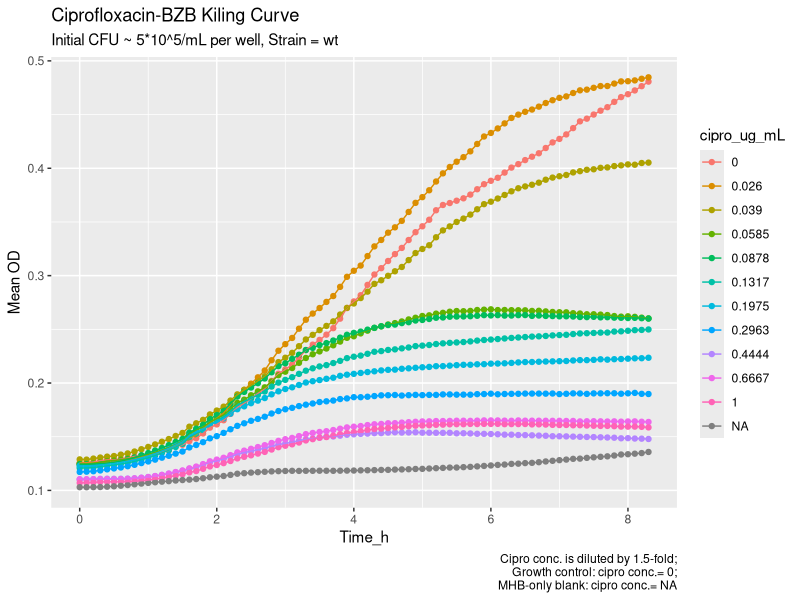
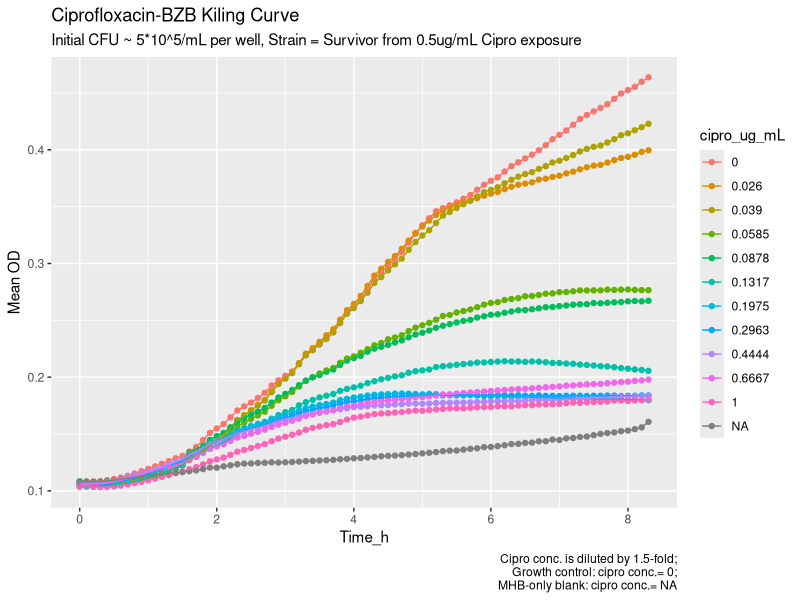
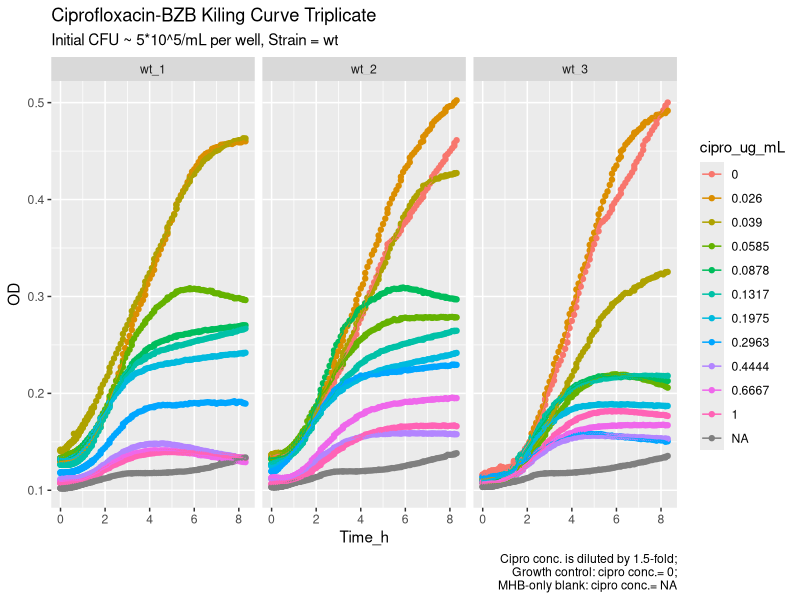
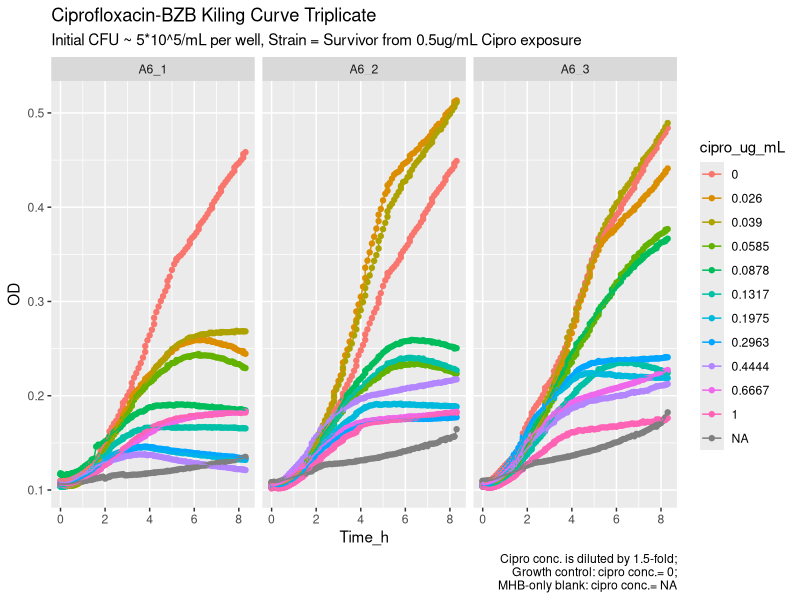
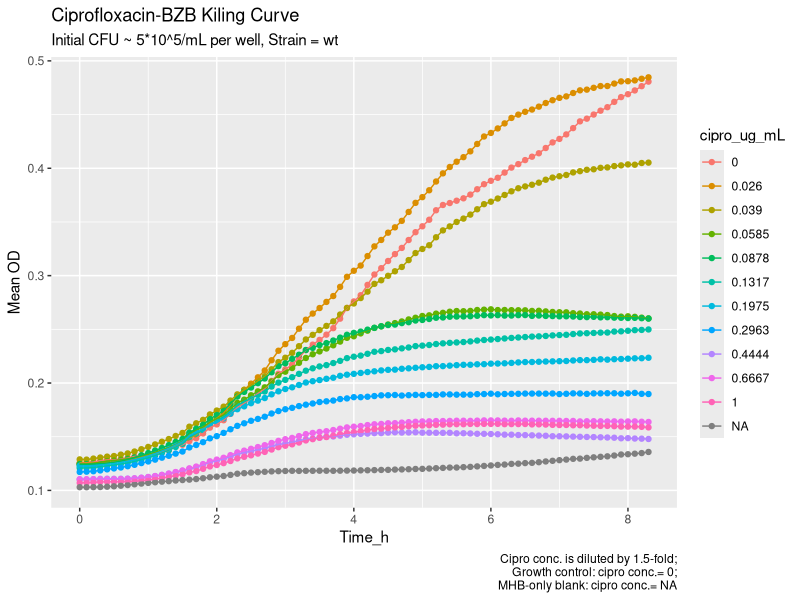
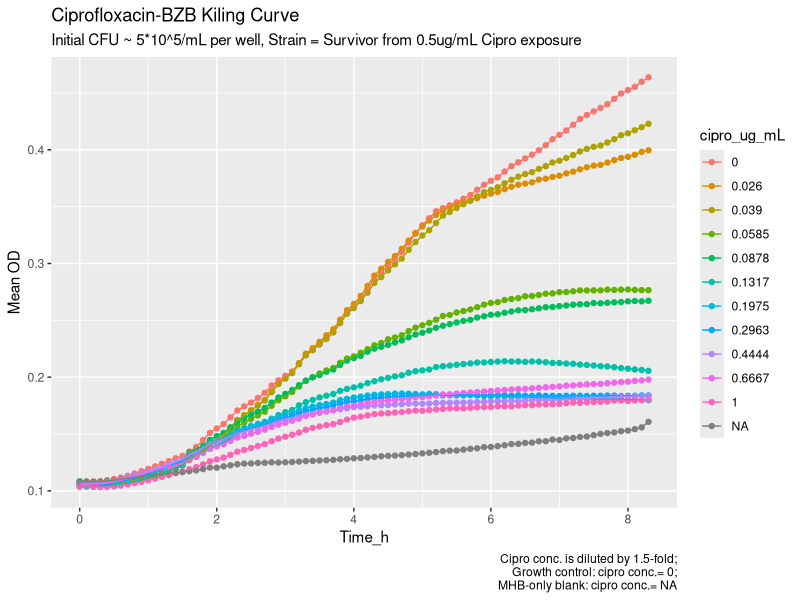
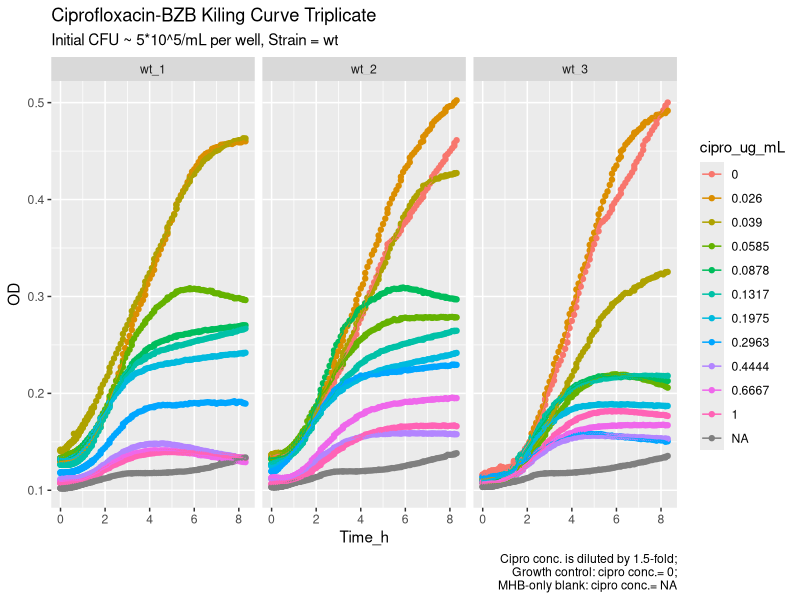
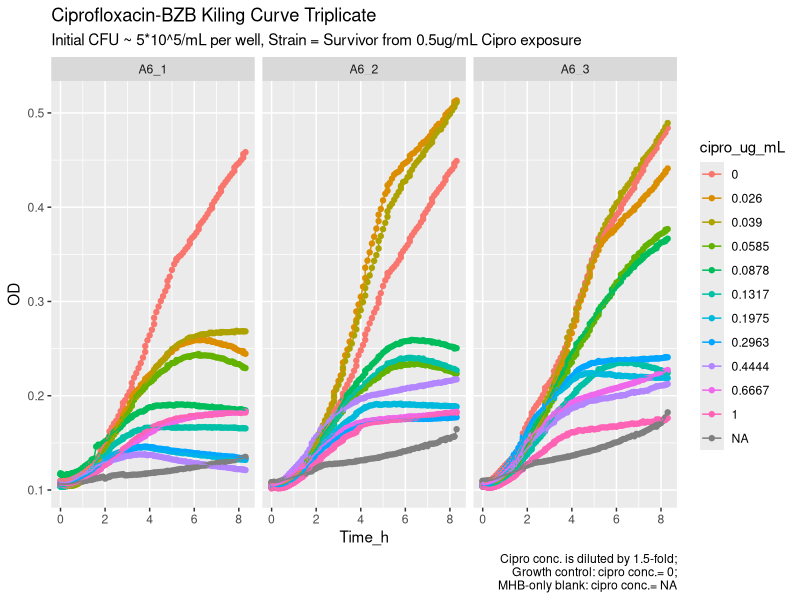

Write the R code that produced these figures, in order.
## ---- chunk 1
#make sure you set the folder where your file is saved as the current working directory
#check whether the excel file names are the same and don't change the dataframe name
library(readxl)
library(tidyverse)

#Put in file names
cipro_BZB_1.5h <- read_excel("11.16_Cipro_BZB_wt+A6_NEW.xlsx", sheet="first")
cipro_BZB_15h <- read_excel("11.16_Cipro_BZB_wt+A6_NEW.xlsx", sheet="second") #wells get overflow after the 83th cycle
key_ref <- read_excel("11.16_Cipro_BZB_wt+A6_NEW.xlsx", sheet="keys")
## ---- chunk 2
cipro_BZB_1.5h$"Cycle" <- as.numeric(cipro_BZB_1.5h$"Cycle")

cipro_BZB_15h$"Cycle" <- as.numeric(cipro_BZB_15h$"Cycle")
## ---- chunk 3
cipro_BZB_15h$"Cycle" <- cipro_BZB_15h$"Cycle" + 90
## ---- chunk 4
cipro_BZB_15h$"Time_s" <- cipro_BZB_15h$"Time_s" + 5400

## ---- chunk 5
combined_df <- bind_rows(cipro_BZB_1.5h, cipro_BZB_15h)
## ---- chunk 6
#preserve both cycle nr. and time
pivoted_OD <- combined_df %>%
  select(-3)%>%
pivot_longer(cols = -c(1,2), names_to = "well_ID", values_to = "OD")
## ---- chunk 7
#change Time [s] to Time [h]
df_clean <- pivoted_OD%>%
  mutate(Time_min=round(Time_s/60,1),
         Time_h=round(Time_min/60,1))%>%
  select(Cycle, Time_h, Time_min, everything())
  
## ---- chunk 8
df_clean<- left_join(df_clean, key_ref[, c("well_ID", "key", "cipro_ug_mL", "trial", "trial_rep", "trial_ID")], by = "well_ID")

df_clean$cipro_ug_mL<-factor(as.numeric(df_clean$cipro_ug_mL))

## ---- chunk 9
df_summarise <- df_clean %>%
  filter(trial != "test") %>%
  group_by(Time_h, trial, cipro_ug_mL) %>%
  summarise(
    min=min(OD, na.rm = TRUE),
    max=max(OD, na.rm = TRUE),
    mean = mean(OD, na.rm = TRUE),
    sd = sd(OD, na.rm = TRUE),
    .groups = "drop") %>%
  mutate(
    CV = sd/mean,
    log_mean = log10(mean),
    lower_error = log10(mean) - log10(mean - sd),
    upper_error = log10(mean + sd) - log10(mean))

## ---- chunk 10
BZB_wt_curve<- df_summarise |>
  filter(trial == "wt") |>
ggplot( 
       aes(x = Time_h, y = mean, color = cipro_ug_mL)) +
  geom_point() +
  geom_line()+
  #geom_errorbar(aes(ymin = mean-sd, ymax = mean+sd, color = cipro_ug_mL), width = 0.2)+
   labs(title = "Ciprofloxacin-BZB Kiling Curve",
        subtitle = "Initial CFU ~ 5*10^5/mL per well, Strain = wt",
        y="Mean OD",
        caption = str_wrap("Cipro conc. is diluted by 1.5-fold; Growth control: cipro conc.= 0; MHB-only blank: cipro conc.= NA", width = 35))

BZB_wt_curve

#set working directory before saving!
ggsave("./plots_ggsave/Cipro_BZB_wt_NEW_111626.png", plot = BZB_wt_curve, width = 7, height = 5, units = "in", dpi = 300)
## ---- chunk 11
BZB_A6_curve<- df_summarise |>
  filter(trial == "A6") |>
ggplot( 
       aes(x = Time_h, y = mean, color = cipro_ug_mL)) +
  geom_point() +
  geom_line()+
  #geom_errorbar(aes(ymin = mean-sd, ymax = mean+sd, color = cipro_ug_mL), width = 0.2)+
   labs(title = "Ciprofloxacin-BZB Kiling Curve",
        subtitle = "Initial CFU ~ 5*10^5/mL per well, Strain = Survivor from 0.5ug/mL Cipro exposure",
        y="Mean OD",
        caption = str_wrap("Cipro conc. is diluted by 1.5-fold; Growth control: cipro conc.= 0; MHB-only blank: cipro conc.= NA", width = 35))

BZB_A6_curve

ggsave("./plots_ggsave/Cipro_BZB_A6_NEW_111626.png", plot = BZB_A6_curve, width = 7, height = 5, units = "in", dpi = 300)
## ---- chunk 12
BZB_wt_reps<- df_clean |>
  filter(trial == "wt") |>
ggplot(aes(x = Time_h, y = OD, color = cipro_ug_mL)) +
  geom_point() +
  geom_line()+
  facet_wrap(~trial_rep)+
   labs(title = "Ciprofloxacin-BZB Kiling Curve Triplicate",
        subtitle = "Initial CFU ~ 5*10^5/mL per well, Strain = wt",
        y="OD",
        caption = str_wrap("Cipro conc. is diluted by 1.5-fold; Growth control: cipro conc.= 0; MHB-only blank: cipro conc.= NA", width = 35))

BZB_wt_reps

#set working directory before saving!
ggsave("./plots_ggsave/Cipro_BZB_wt-reps_NEW_111626.png", plot = BZB_wt_reps, width = 7, height = 5, units = "in", dpi = 300)
## ---- chunk 13
BZB_A6_reps<- df_clean |>
  filter(trial == "A6") |>
ggplot(aes(x = Time_h, y = OD, color = cipro_ug_mL)) +
  geom_point() +
  geom_line()+
  facet_wrap(~trial_rep)+
   labs(title = "Ciprofloxacin-BZB Kiling Curve Triplicate",
        subtitle = "Initial CFU ~ 5*10^5/mL per well, Strain = Survivor from 0.5ug/mL Cipro exposure",
        y="OD",
        caption = str_wrap("Cipro conc. is diluted by 1.5-fold; Growth control: cipro conc.= 0; MHB-only blank: cipro conc.= NA", width = 35))

BZB_A6_reps

#set working directory before saving!
ggsave("./plots_ggsave/Cipro_BZB_A6-reps_NEW_111626.png", plot = BZB_A6_reps, width = 7, height = 5, units = "in", dpi = 300)
